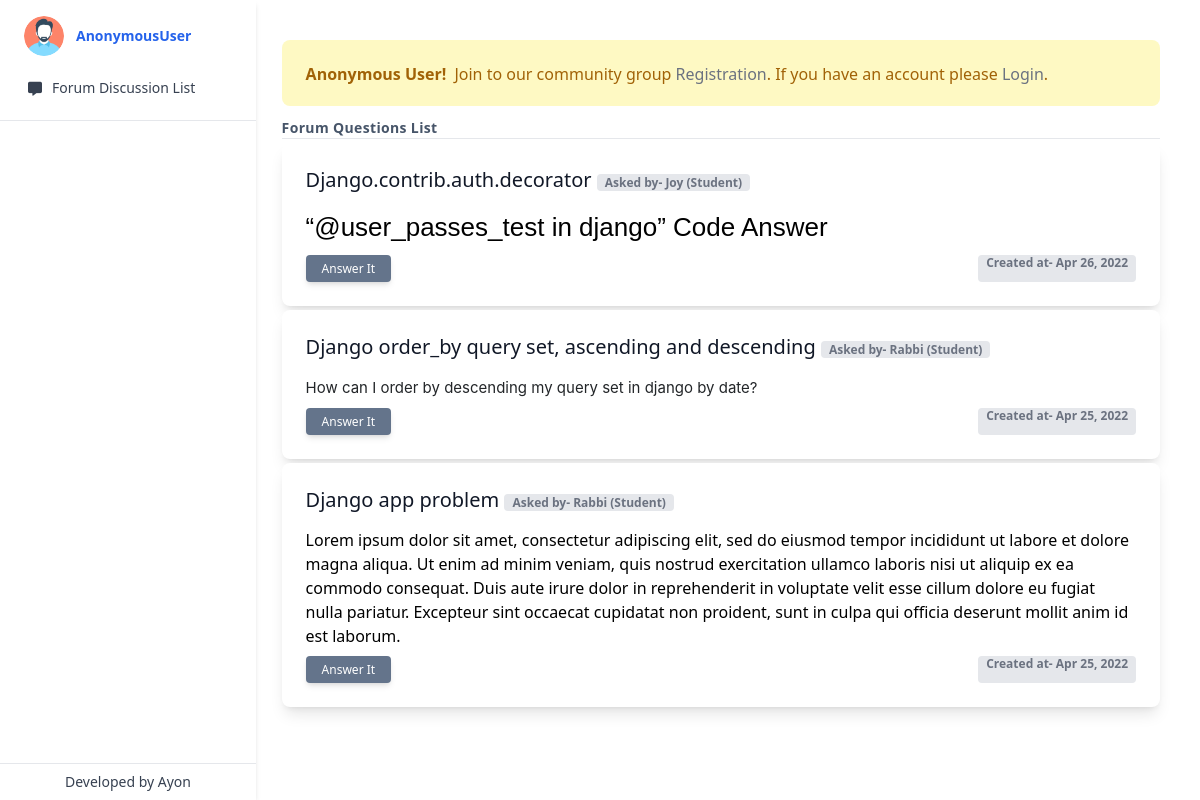
The page /listofforums/ on the database its author committed.
### app_auth/models.py (models this page shows, shortened)
class Forum(models.Model):
    topic_starter = models.ForeignKey(CustomUser,on_delete=models.CASCADE)
    topic = models.CharField(max_length=300)
    description = models.TextField(max_length=10000,null=True)
    created_at=models.DateTimeField(auto_now_add=True,null=True)

class CustomUser(AbstractUser):
    roleType = (
        ('', 'Please Select'),
        ('Student', 'Student'),
        ('Teacher', 'Teacher'),
    )
    role = models.CharField(max_length=255, choices=roleType, null=True, default=roleType[0][0], blank=True)
    phone = models.CharField(max_length=255, null=True, blank=True)
    verify = models.BooleanField(default=False, null=True)
    is_student = models.BooleanField(default=False, null=True)
    is_teacher = models.BooleanField(default=False, null=True)

### app_auth/views.py (the view)
# urls.py: path('listofforums/', views.forum_list_view, name='listofforums'),
def forum_list_view(request):
    forum_list = Forum.objects.all().order_by('-created_at')
    context = {
        'forums':forum_list,
    }
    return render(request, 'app_auth/forum_list.html', context)

### templates/app_auth/forum_list.html (shortened to what this page needs)
{% extends 'app_auth/base.html' %}
{% block content %}
<div>
    {% if not request.user.is_authenticated %}
    <div class="alert bg-yellow-100 rounded-lg py-5 px-6 mb-3 text-base text-yellow-700 inline-flex items-center w-full alert-dismissible fade show"
        role="alert">
        <strong class="mr-1">Anonymous User! </strong> Join to our community group <a href="{% url 'registration' %}"
            class="text-gray-500">Registration</a>. If you have an account please <a href="{% url 'login' %}"
            class="text-gray-500">Login</a>.
        <button type="button"
            class="btn-close box-content w-4 h-4 p-1 ml-auto text-yellow-900 border-none rounded-none opacity-50 focus:shadow-none focus:outline-none focus:opacity-100 hover:text-yellow-900 hover:opacity-75 hover:no-underline"
            data-bs-dismiss="alert" aria-label="Close">
        </button>
    </div>
    {% endif %}
    <h3 class="font-extrabold text-sm tracking-wide text-slate-600">Forum Questions List</h3>
    <hr>
    {% for forum in forums %}
    <div class="mt-1">
        <div class="block p-6 rounded-lg shadow-lg bg-white max-w-screen-lg">
            <h5 class="text-gray-900 text-xl leading-tight font-medium mb-2">
                {{ forum.topic }}
                <span
                    class="rounded text-gray-500 bg-gray-200 font-semibold text-xs px-2 align-center w-max cursor-pointer active:bg-gray-300 transition duration-300 ease">
                    Asked by- {{ forum.topic_starter.username }} (Student)
                </span>
            </h5>
            <p class="text-gray-700 text-base mb-4">
                {{ forum.description|safe }}
            </p>
            <div class="mt-2 flex justify-between">
                <a href="{% url 'forumdiscussion' pk=forum.id %}"
                    class="normal-case inline-block px-4 py-1.5  bg-slate-500 text-white font-medium text-xs leading-tight uppercase rounded shadow-md hover:bg-blue-700 hover:shadow-lg focus:bg-blue-700 focus:shadow-lg focus:outline-none focus:ring-0 active:bg-blue-800 active:shadow-lg transition duration-150 ease-in-out">
                    Answer It
                </a>
                <span
                    class="rounded text-gray-500 bg-gray-200 font-semibold text-xs px-2 align-center w-max cursor-pointer active:bg-gray-300 transition duration-300 ease">
                    Created at- {{ forum.created_at|date:"M d, Y" }}
                </span>
            </div>
        </div>
    </div>
    {% endfor %}
</div>
{% endblock content %}

### templates/app_auth/base.html (style rules this page uses)
.show { display: block !important; }

### rows shown on the page
Forum: topic "Django.contrib.auth.decorator", topic_starter.username "Joy", description "“@user_passes_test in django” Code Answer", created_at "Apr 26, 2022"
Forum: topic "Django order_by query set, ascending and descending", topic_starter.username "Rabbi", description "How can I order by descending my query set in django by date?", created_at "Apr 25, 2022"
Forum: topic "Django app problem", topic_starter.username "Rabbi", description "Lorem ipsum dolor sit amet, consectetur adipiscing elit, sed do eiusmod tempor incididunt ut labore et dolore magna aliqua. Ut enim ad minim veniam, quis nostrud exercitation ullamco laboris nisi ut aliquip ex ea commodo consequat. Duis aute irure dolor in reprehenderit in voluptate velit esse cillum dolore eu fugiat nulla pariatur. Excepteur sint occaecat cupidatat non proident, sunt in culpa qui officia deserunt mollit anim id est laborum.", created_at "Apr 25, 2022"

### other values the page prints
{{ request.user }} "AnonymousUser"
